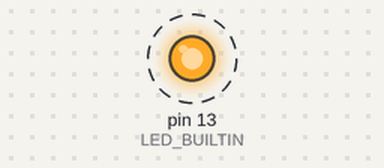
This sketch was run on a simulated Arduino Uno, built with avr-gcc and run on an emulated ATmega328P. Shown: output pins drawn as LEDs (lit = HIGH). Dashed ring = blinking.

Above: at 0.5 s.
Timing chart, 0 to 4.6 s (numbered marks = the images above):
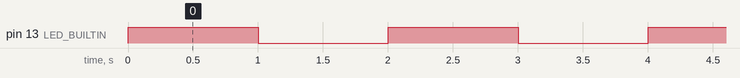

The sketch:

St001BlinkLedStatus.ino
```cpp
/*
  Blink met Led_status Bool variabele.
*/
#define FALSE  0
#define TRUE   1


// Declareer geheugen voor een variabele
// De bool is een echte digitale variabele en kan alleen TRUE (1) of FALSE (0) aannemen.
bool Led_Status = FALSE; // Declareer Led_Status en initialiseer die gelijk op FALSE
// Een opdracht in 'C' wordt afgesloten met een puntcomma ';'


// the setup function runs once when you press reset or power the board
void setup() {
  // initialize digital pin LED_BUILTIN as an output.
  pinMode(LED_BUILTIN, OUTPUT);
}

// the loop function runs over and over again forever
void loop() {
  digitalWrite(LED_BUILTIN, !Led_Status);   // turn the LED on (HIGH is the voltage level)
  delay(1000);                       // wait for a second
  digitalWrite(LED_BUILTIN, Led_Status);    // turn the LED off by making the voltage LOW
  delay(1000);                       // wait for a second
}
```

Measured:
- by itself, pin 13 (LED_BUILTIN): alternates HIGH for 1.0 s and LOW for 1.0 s
